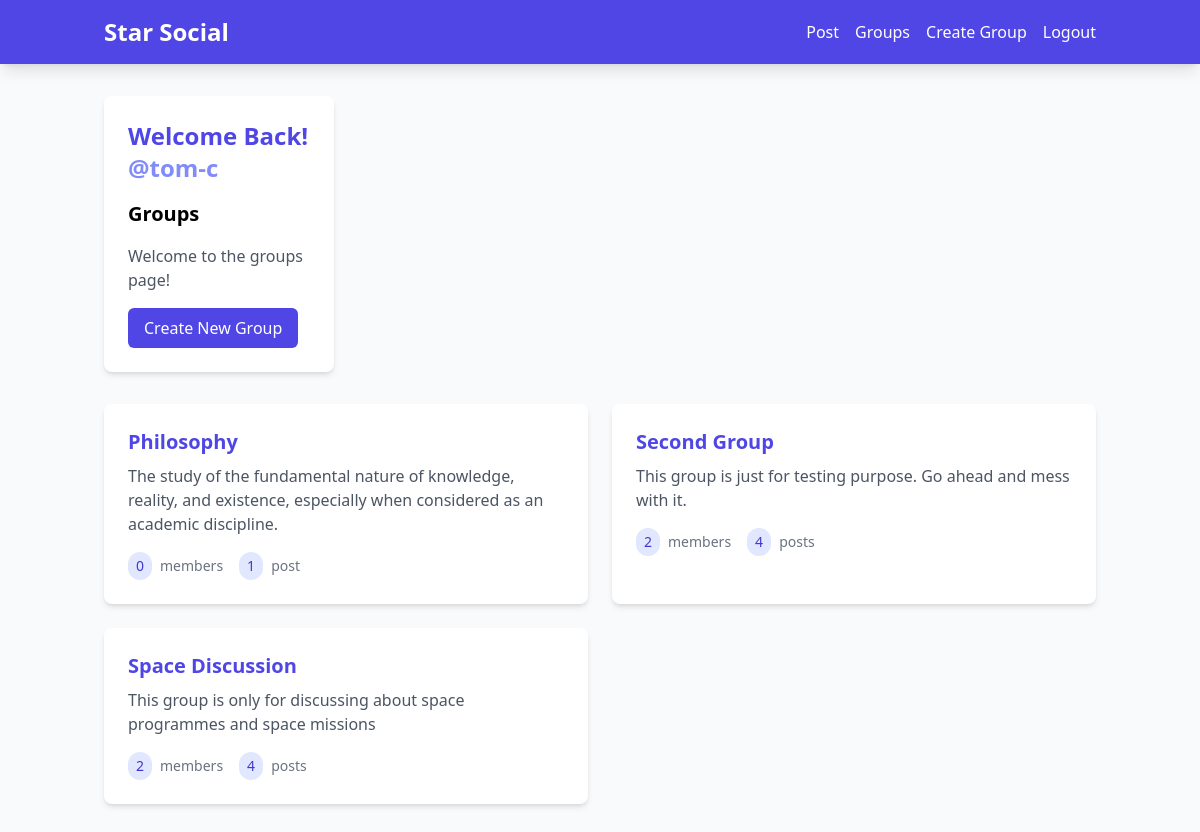
Page /groups/ (signed in) on the committed database.
### groups/models.py (models this page shows, shortened)
class Group(models.Model):
    name = models.CharField(max_length=255, unique=True)
    slug = models.SlugField(allow_unicode=True, unique=True)
    description = models.TextField(blank=True, default='')
    description_html = models.TextField(editable=False, default='', blank=True)
    members = models.ManyToManyField(User, through='GroupMember')
    class Meta:
        ordering = ['name']

### groups/views.py (the view)
# urls.py: path('', views.ListGroups.as_view(), name='all'),
class ListGroups(generic.ListView):
    model = Group

### groups/templates/groups/group_list.html
{% extends "groups/group_base.html" %}
{% block pregroup %}
    <div class="grid grid-cols-1 md:grid-cols-4 gap-6">
        <div class="bg-white p-6 rounded-lg shadow-md">
            <div class="space-y-4">
                {% if user.is_authenticated %}
                    <h2 class="text-2xl font-bold text-indigo-600">
                        Welcome Back!
                        <a href="{% url 'posts:for_user' username=user.username %}" class="text-indigo-400 hover:text-indigo-600">
                            @{{ user.username }}
                        </a>
                    </h2>
                {% endif %}
                <h2 class="text-xl font-bold">Groups</h2>
                <p class="text-gray-600">Welcome to the groups page!</p>
                {% if user.is_authenticated %}
                    <a href="{% url 'groups:create' %}" class="inline-block bg-indigo-600 text-white px-4 py-2 rounded-md hover:bg-indigo-700 transition duration-200">
                        Create New Group
                    </a>
                {% endif %}
            </div>
        </div>
    </div>
{% endblock %}
{% block group_content %}
    <div class="mt-8 grid grid-cols-1 md:grid-cols-2 gap-6">
        {% for group in object_list %}
            <div class="bg-white rounded-lg shadow-md overflow-hidden">
                <a href="{% url 'groups:single' slug=group.slug %}" class="block p-6 hover:bg-gray-50">
                    <h3 class="text-xl font-bold text-indigo-600 mb-2">{{ group.name }}</h3>
                    <div class="prose max-w-none text-gray-600">
                        {{ group.description_html|safe }}
                    </div>
                    <div class="mt-4 flex space-x-4 text-sm text-gray-500">
                <span class="flex items-center">
                    <span class="bg-indigo-100 text-indigo-700 px-2 py-1 rounded-full mr-2">
                        {{ group.members.count }}
                    </span>
                    member{{ group.members.count|pluralize }}
                </span>
                        <span class="flex items-center">
                    <span class="bg-indigo-100 text-indigo-700 px-2 py-1 rounded-full mr-2">
                        {{ group.posts.count }}
                    </span>
                    post{{ group.posts.count|pluralize }}
                </span>
                    </div>
                </a>
            </div>
        {% endfor %}
    </div>
{% endblock %}

### rows in the picture
Group: name "Philosophy", description_html "The study of the fundamental nature of knowledge, reality, and existence, especially when considered as an academic discipline.", members.count "0", posts.count "1"
Group: name "Second Group", description_html "This group is just for testing purpose. Go ahead and mess with it.", members.count "2", posts.count "4"
Group: name "Space Discussion", description_html "This group is only for discussing about space programmes and space missions", members.count "2", posts.count "4"

### other values in the picture
{{ user.username }} "tom-c"
